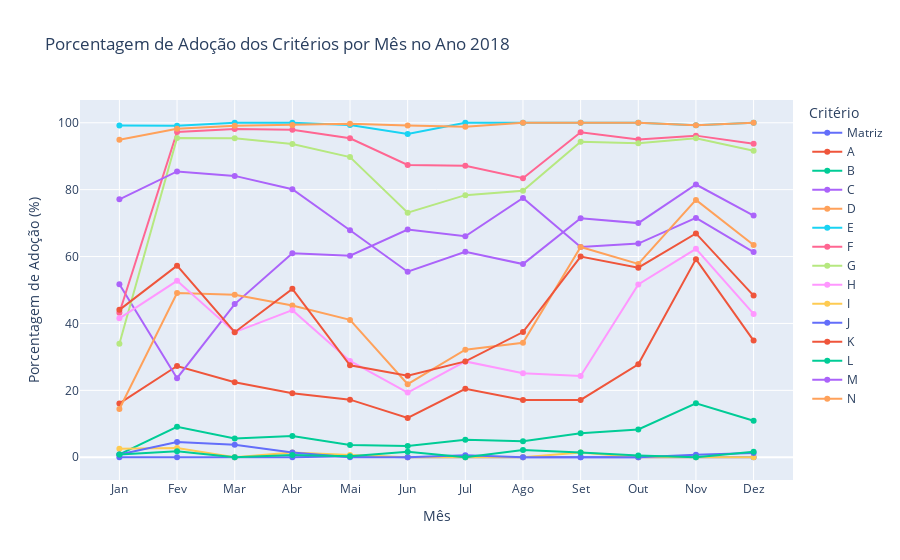

Write notebook code for a chart like this one.
### Markdown cell above
## 11. Critérios Mensais
Aqui veremos a quais critérios estão mais presentes ao longos dos meses de cada anoa de relatórios publicados.

### Code cell
# Carregar o DataFrame com a nova base de dados
df = pd.read_csv("relatorios.csv")

# Substituir valores '#NULL!' e vazios por NaN
df = df.replace("#NULL!", pd.NA, regex=True)
df = df.replace("", pd.NA, regex=False)

# Definir os critérios
raw_data = [
    "Matriz de Achados?",
    "a. Questões de Auditoria",
    "b. Subquestões de Auditoria",
    "c. Descrição sumária",
    "d. Critério (O que deveria ser)",
    "e. Condição ou situação encontrada (O que é) [achados]",
    "f. Evidências",
    "g. Informação extraída das evidências",
    "h. Causas",
    "i. Efeitos",
    "j. Boas Práticas",
    "k. Recomendações",
    "l. Benefícios esperados",
    "m. Manifestação",
    "n. Conclusões"
]

# Renomear as colunas para nomes mais curtos e legíveis
renomear_dict = {
    "Matriz de Achados?": "Matriz",
    "a. Questões de Auditoria": "A",
    "b. Subquestões de Auditoria": "B",
    "c. Descrição sumária": "C",
    "d. Critério (O que deveria ser)": "D",
    "e. Condição ou situação encontrada (O que é) [achados]": "E",
    "f. Evidências": "F",
    "g. Informação extraída das evidências": "G",
    "h. Causas": "H",
    "i. Efeitos": "I",
    "j. Boas Práticas": "J",
    "k. Recomendações": "K",
    "l. Benefícios esperados": "L",
    "m. Manifestação": "M",
    "n. Conclusões": "N"
}

# Renomear as colunas no DataFrame
df = df.rename(columns=renomear_dict)

# Converter as colunas renomeadas para tipo float, substituindo por NaN para valores inválidos
renamed_columns = list(renomear_dict.values())
df[renamed_columns] = df[renamed_columns].apply(pd.to_numeric, errors='coerce')

# Converter a coluna 'Data' para o formato datetime (já que a nova base tem o formato 'YYYY-MM-DD')
df['Data'] = pd.to_datetime(df['Data'], format='%Y-%m-%d')

# Filtrar apenas os anos que não são NaN
df = df.dropna(subset=['Ano'])
df['Ano'] = df['Ano'].astype(int)  # Converter a coluna 'Ano' para int após remover os NaN

# Criar um DataFrame para armazenar as porcentagens de adoção dos critérios por mês e ano
contagens_criterios_mes_ano = []

# Obter a lista de anos únicos
anos = df['Ano'].unique()

# Iterar sobre cada ano
for ano in anos:
    # Filtrar o DataFrame para o ano atual
    df_ano = df[df['Ano'] == ano]

    # Iterar sobre cada mês
    meses_ordenados = ['jan', 'fev', 'mar', 'abr', 'mai', 'jun', 'jul', 'ago', 'set', 'out', 'nov', 'dez']
    for mes_nome in meses_ordenados:
        # Filtrar o DataFrame para o mês atual, usando o nome do mês em português
        df_mes = df_ano[df_ano['Data'].dt.month_name(locale='pt_BR.UTF-8').str.contains(mes_nome, case=False, na=False)]

        # Quantidade total de relatórios no mês
        qtd_relatorios_mes = len(df_mes.index)

        # Inicializar o dicionário para armazenar as porcentagens dos critérios para este mês e ano
        porcentagens_mes = {'Ano': ano, 'Mês': mes_nome}

        # Calcular a porcentagem de cada critério
        for criterio in renamed_columns:
            if qtd_relatorios_mes > 0:
                # Calcular a quantidade de relatórios que atendem ao critério, ignorando valores NaN
                qtd_criterio = df_mes[criterio].eq(1).sum()
                porcentagem = round((qtd_criterio / qtd_relatorios_mes) * 100, 2)
            else:
                porcentagem = 0.0
            
            # Armazenar no dicionário
            porcentagens_mes[criterio] = porcentagem

        # Adicionar ao DataFrame principal
        contagens_criterios_mes_ano.append(porcentagens_mes)

# Converter o resultado em um DataFrame
df_criterios_mes_ano = pd.DataFrame(contagens_criterios_mes_ano)

# Ordenar os meses e anos
df_criterios_mes_ano['Mês'] = pd.Categorical(df_criterios_mes_ano['Mês'], categories=meses_ordenados, ordered=True)
df_criterios_mes_ano = df_criterios_mes_ano.sort_values(by=['Ano', 'Mês'])

# Transformar o DataFrame para formato longo (long format) para facilitar visualização
df_criterios_mes_ano_long = df_criterios_mes_ano.melt(id_vars=['Ano', 'Mês'], var_name='Critério', value_name='Porcentagem')

# Garantir que a coluna 'Porcentagem' é numérica e substituir NaN por 0
df_criterios_mes_ano_long['Porcentagem'] = df_criterios_mes_ano_long['Porcentagem'].fillna(0).astype(float)

# Criar gráficos de linhas para cada ano, exibindo todos os critérios
anos_unicos = df_criterios_mes_ano_long['Ano'].unique()

for ano in anos_unicos:
    df_ano = df_criterios_mes_ano_long[df_criterios_mes_ano_long['Ano'] == ano]
    
    # Criar gráfico para o ano atual com todos os critérios
    fig = px.line(df_ano, x='Mês', y='Porcentagem', color='Critério',
                  title=f'Porcentagem de Adoção dos Critérios por Mês no Ano {ano}',
                  labels={'Mês': 'Mês', 'Porcentagem': 'Porcentagem de Adoção (%)', 'Critério': 'Critério'},
                  markers=True)
    
    # Atualizar layout do gráfico para melhorar a visualização
    fig.update_layout(
        xaxis_title='Mês',
        yaxis_title='Porcentagem de Adoção (%)',
        legend_title='Critério',
        xaxis=dict(
            tickmode='array',
            tickvals=meses_ordenados,
            ticktext=['Jan', 'Fev', 'Mar', 'Abr', 'Mai', 'Jun', 'Jul', 'Ago', 'Set', 'Out', 'Nov', 'Dez']
        )
    )
    
    # Exibir o gráfico
    fig.show()

### Figure 1 — Plotly figure (JSON) as saved in the notebook; plotly's stock layout.template omitted (floating-point values rounded to 4 significant figures)
{"data": [{"hovertemplate": "Critério=Matriz<br>Mês=%{x}<br>Porcentagem de Adoção (%)=%{y}<extra></extra>", "legendgroup": "Matriz", "line": {"color": "#636efa", "dash": "solid"}, "marker": {"symbol": "circle"}, "mode": "lines+markers", "name": "Matriz", "orientation": "v", "showlegend": true, "type": "scatter", "x": ["jan", "fev", "mar", "abr", "mai", "jun", "jul", "ago", "set", "out", "nov", "dez"], "xaxis": "x", "y": [0, 0, 0, 0, 0.33, 0, 0, 0, 0, 0, 0, 0], "yaxis": "y"}, {"hovertemplate": "Critério=A<br>Mês=%{x}<br>Porcentagem de Adoção (%)=%{y}<extra></extra>", "legendgroup": "A", "line": {"color": "#EF553B", "dash": "solid"}, "marker": {"symbol": "circle"}, "mode": "lines+markers", "name": "A", "orientation": "v", "showlegend": true, "type": "scatter", "x": ["jan", "fev", "mar", "abr", "mai", "jun", "jul", "ago", "set", "out", "nov", "dez"], "xaxis": "x", "y": [16.1, 27.27, 22.43, 19.15, 17.22, 11.76, 20.47, 17.11, 17.14, 27.78, 59.23, 34.87], "yaxis": "y"}, {"hovertemplate": "Critério=B<br>Mês=%{x}<br>Porcentagem de Adoção (%)=%{y}<extra></extra>", "legendgroup": "B", "line": {"color": "#00cc96", "dash": "solid"}, "marker": {"symbol": "circle"}, "mode": "lines+markers", "name": "B", "orientation": "v", "showlegend": true, "type": "scatter", "x": ["jan", "fev", "mar", "abr", "mai", "jun", "jul", "ago", "set", "out", "nov", "dez"], "xaxis": "x", "y": [0.85, 9.09, 5.61, 6.38, 3.64, 3.36, 5.26, 4.81, 7.14, 8.33, 16.15, 10.92], "yaxis": "y"}, {"hovertemplate": "Critério=C<br>Mês=%{x}<br>Porcentagem de Adoção (%)=%{y}<extra></extra>", "legendgroup": "C", "line": {"color": "#ab63fa", "dash": "solid"}, "marker": {"symbol": "circle"}, "mode": "lines+markers", "name": "C", "orientation": "v", "showlegend": true, "type": "scatter", "x": ["jan", "fev", "mar", "abr", "mai", "jun", "jul", "ago", "set", "out", "nov", "dez"], "xaxis": "x", "y": [51.69, 23.64, 45.79, 60.99, 60.26, 68.07, 66.08, 77.54, 62.86, 63.89, 71.54, 61.34], "yaxis": "y"}, {"hovertemplate": "Critério=D<br>Mês=%{x}<br>Porcentagem de Adoção (%)=%{y}<extra></extra>", "legendgroup": "D", "line": {"color": "#FFA15A", "dash": "solid"}, "marker": {"symbol": "circle"}, "mode": "lines+markers", "name": "D", "orientation": "v", "showlegend": true, "type": "scatter", "x": ["jan", "fev", "mar", "abr", "mai", "jun", "jul", "ago", "set", "out", "nov", "dez"], "xaxis": "x", "y": [14.41, 49.09, 48.6, 45.39, 41.06, 21.85, 32.16, 34.22, 62.86, 57.78, 76.92, 63.45], "yaxis": "y"}, {"hovertemplate": "Critério=E<br>Mês=%{x}<br>Porcentagem de Adoção (%)=%{y}<extra></extra>", "legendgroup": "E", "line": {"color": "#19d3f3", "dash": "solid"}, "marker": {"symbol": "circle"}, "mode": "lines+markers", "name": "E", "orientation": "v", "showlegend": true, "type": "scatter", "x": ["jan", "fev", "mar", "abr", "mai", "jun", "jul", "ago", "set", "out", "nov", "dez"], "xaxis": "x", "y": [99.15, 99.09, 100, 100, 99.34, 96.64, 100, 100, 100, 100, 99.23, 100], "yaxis": "y"}, {"hovertemplate": "Critério=F<br>Mês=%{x}<br>Porcentagem de Adoção (%)=%{y}<extra></extra>", "legendgroup": "F", "line": {"color": "#FF6692", "dash": "solid"}, "marker": {"symbol": "circle"}, "mode": "lines+markers", "name": "F", "orientation": "v", "showlegend": true, "type": "scatter", "x": ["jan", "fev", "mar", "abr", "mai", "jun", "jul", "ago", "set", "out", "nov", "dez"], "xaxis": "x", "y": [43.22, 97.27, 98.13, 97.87, 95.36, 87.39, 87.13, 83.42, 97.14, 95, 96.15, 93.7], "yaxis": "y"}, {"hovertemplate": "Critério=G<br>Mês=%{x}<br>Porcentagem de Adoção (%)=%{y}<extra></extra>", "legendgroup": "G", "line": {"color": "#B6E880", "dash": "solid"}, "marker": {"symbol": "circle"}, "mode": "lines+markers", "name": "G", "orientation": "v", "showlegend": true, "type": "scatter", "x": ["jan", "fev", "mar", "abr", "mai", "jun", "jul", "ago", "set", "out", "nov", "dez"], "xaxis": "x", "y": [33.9, 95.45, 95.33, 93.62, 89.74, 73.11, 78.36, 79.68, 94.29, 93.89, 95.38, 91.6], "yaxis": "y"}, {"hovertemplate": "Critério=H<br>Mês=%{x}<br>Porcentagem de Adoção (%)=%{y}<extra></extra>", "legendgroup": "H", "line": {"color": "#FF97FF", "dash": "solid"}, "marker": {"symbol": "circle"}, "mode": "lines+markers", "name": "H", "orientation": "v", "showlegend": true, "type": "scatter", "x": ["jan", "fev", "mar", "abr", "mai", "jun", "jul", "ago", "set", "out", "nov", "dez"], "xaxis": "x", "y": [41.53, 52.73, 37.38, 43.97, 28.81, 19.33, 28.65, 25.13, 24.29, 51.67, 62.31, 42.86], "yaxis": "y"}, {"hovertemplate": "Critério=I<br>Mês=%{x}<br>Porcentagem de Adoção (%)=%{y}<extra></extra>", "legendgroup": "I", "line": {"color": "#FECB52", "dash": "solid"}, "marker": {"symbol": "circle"}, "mode": "lines+markers", "name": "I", "orientation": "v", "showlegend": true, "type": "scatter", "x": ["jan", "fev", "mar", "abr", "mai", "jun", "jul", "ago", "set", "out", "nov", "dez"], "xaxis": "x", "y": [2.54, 2.73, 0, 1.42, 0.66, 0, 0, 0, 1.43, 0, 0, 0], "yaxis": "y"}, {"hovertemplate": "Critério=J<br>Mês=%{x}<br>Porcentagem de Adoção (%)=%{y}<extra></extra>", "legendgroup": "J", "line": {"color": "#636efa", "dash": "solid"}, "marker": {"symbol": "circle"}, "mode": "lines+markers", "name": "J", "orientation": "v", "showlegend": true, "type": "scatter", "x": ["jan", "fev", "mar", "abr", "mai", "jun", "jul", "ago", "set", "out", "nov", "dez"], "xaxis": "x", "y": [0.85, 4.55, 3.74, 1.42, 0, 0, 0.58, 0, 0, 0, 0.77, 1.26], "yaxis": "y"}, {"hovertemplate": "Critério=K<br>Mês=%{x}<br>Porcentagem de Adoção (%)=%{y}<extra></extra>", "legendgroup": "K", "line": {"color": "#EF553B", "dash": "solid"}, "marker": {"symbol": "circle"}, "mode": "lines+markers", "name": "K", "orientation": "v", "showlegend": true, "type": "scatter", "x": ["jan", "fev", "mar", "abr", "mai", "jun", "jul", "ago", "set", "out", "nov", "dez"], "xaxis": "x", "y": [44.07, 57.27, 37.38, 50.35, 27.48, 24.37, 28.65, 37.43, 60, 56.67, 66.92, 48.32], "yaxis": "y"}, {"hovertemplate": "Critério=L<br>Mês=%{x}<br>Porcentagem de Adoção (%)=%{y}<extra></extra>", "legendgroup": "L", "line": {"color": "#00cc96", "dash": "solid"}, "marker": {"symbol": "circle"}, "mode": "lines+markers", "name": "L", "orientation": "v", "showlegend": true, "type": "scatter", "x": ["jan", "fev", "mar", "abr", "mai", "jun", "jul", "ago", "set", "out", "nov", "dez"], "xaxis": "x", "y": [0.85, 1.82, 0, 0.71, 0.33, 1.68, 0, 2.14, 1.43, 0.56, 0, 1.68], "yaxis": "y"}, {"hovertemplate": "Critério=M<br>Mês=%{x}<br>Porcentagem de Adoção (%)=%{y}<extra></extra>", "legendgroup": "M", "line": {"color": "#ab63fa", "dash": "solid"}, "marker": {"symbol": "circle"}, "mode": "lines+markers", "name": "M", "orientation": "v", "showlegend": true, "type": "scatter", "x": ["jan", "fev", "mar", "abr", "mai", "jun", "jul", "ago", "set", "out", "nov", "dez"], "xaxis": "x", "y": [77.12, 85.45, 84.11, 80.14, 67.88, 55.46, 61.4, 57.75, 71.43, 70, 81.54, 72.27], "yaxis": "y"}, {"hovertemplate": "Critério=N<br>Mês=%{x}<br>Porcentagem de Adoção (%)=%{y}<extra></extra>", "legendgroup": "N", "line": {"color": "#FFA15A", "dash": "solid"}, "marker": {"symbol": "circle"}, "mode": "lines+markers", "name": "N", "orientation": "v", "showlegend": true, "type": "scatter", "x": ["jan", "fev", "mar", "abr", "mai", "jun", "jul", "ago", "set", "out", "nov", "dez"], "xaxis": "x", "y": [94.92, 98.18, 99.07, 99.29, 99.67, 99.16, 98.83, 100, 100, 100, 99.23, 100], "yaxis": "y"}], "layout": {"legend": {"title": {"text": "Critério"}, "tracegroupgap": 0}, "title": {"text": "Porcentagem de Adoção dos Critérios por Mês no Ano 2018"}, "xaxis": {"anchor": "y", "domain": [0, 1], "tickmode": "array", "ticktext": ["Jan", "Fev", "Mar", "Abr", "Mai", "Jun", "Jul", "Ago", "Set", "Out", "Nov", "Dez"], "tickvals": ["jan", "fev", "mar", "abr", "mai", "jun", "jul", "ago", "set", "out", "nov", "dez"], "title": {"text": "Mês"}}, "yaxis": {"anchor": "x", "domain": [0, 1], "title": {"text": "Porcentagem de Adoção (%)"}}}}
